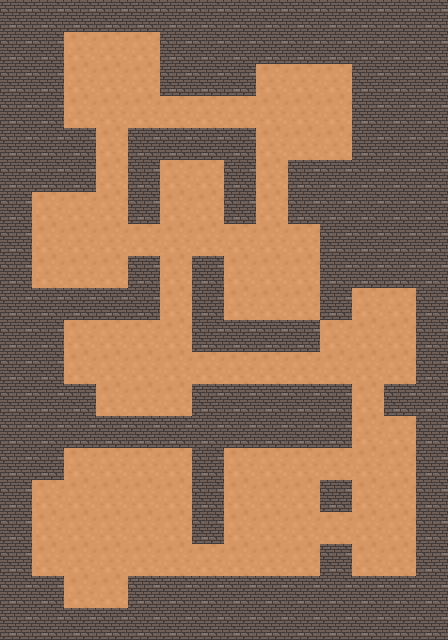

Tiled map render using the project's own tile images. Description and the whole map definition, tile-layer contents included, below:
An orthogonal 14x20 tile map with 32x32 px tiles, 1 tile layer (Прошарок плиток 1).

<map version="1.10" tiledversion="1.10.2" orientation="orthogonal" renderorder="left-up" width="14" height="20" tilewidth="32" tileheight="32" infinite="0" nextlayerid="2" nextobjectid="1">
 <tileset firstgid="1" source="Підлога.tsx" />
 <layer id="1" name="Прошарок плиток 1" width="14" height="20">
  <data encoding="csv">
2,2,2,2,2,2,2,2,2,2,2,2,2,2,
2,2,1,1,1,2,2,2,2,2,2,2,2,2,
2,2,1,1,1,2,2,2,1,1,1,2,2,2,
2,2,1,1,1,1,1,1,1,1,1,2,2,2,
2,2,2,1,2,2,2,2,1,1,1,2,2,2,
2,2,2,1,2,1,1,2,1,2,2,2,2,2,
2,1,1,1,2,1,1,2,1,2,2,2,2,2,
2,1,1,1,1,1,1,1,1,1,2,2,2,2,
2,1,1,1,2,1,2,1,1,1,2,2,2,2,
2,2,2,2,2,1,2,1,1,1,2,1,1,2,
2,2,1,1,1,1,2,2,2,2,1,1,1,2,
2,2,1,1,1,1,1,1,1,1,1,1,1,2,
2,2,2,1,1,1,2,2,2,2,2,1,2,2,
2,2,2,2,2,2,2,2,2,2,2,1,1,2,
2,2,1,1,1,1,2,1,1,1,1,1,1,2,
2,1,1,1,1,1,2,1,1,1,2,1,1,2,
2,1,1,1,1,1,2,1,1,1,1,1,1,2,
2,1,1,1,1,1,1,1,1,1,2,1,1,2,
2,2,1,1,2,2,2,2,2,2,2,2,2,2,
2,2,2,2,2,2,2,2,2,2,2,2,2,2
</data>
 </layer>
</map>
